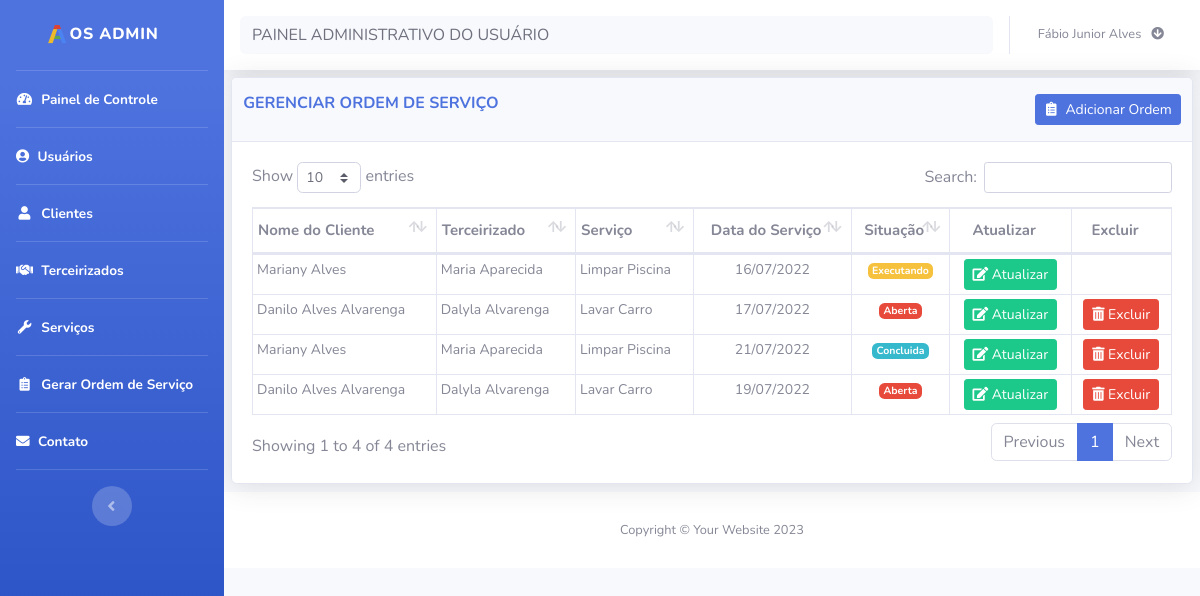
Page /ordem.php (signed in) on the committed database.
### tables this page shows
CREATE TABLE `ordem` (
  `cod` int(11) NOT NULL,
  `cod_cliente` int(11) NOT NULL,
  `cod_terceirizado` int(11) NOT NULL,
  `cod_servico` int(11) NOT NULL,
  `data_servico` date NOT NULL,
  `status` int(11) NOT NULL,
  `data` date NOT NULL
);

CREATE TABLE `cliente` (
  `cod` int(11) NOT NULL,
  `nome` varchar(100) NOT NULL,
  `email` varchar(100) NOT NULL,
  `senha` varchar(100) NOT NULL,
  `endereco` varchar(100) NOT NULL,
  `numero` varchar(11) NOT NULL,
  `bairro` varchar(100) NOT NULL,
  `cidade` varchar(100) NOT NULL,
  `telefone` varchar(100) NOT NULL,
  `status` int(11) NOT NULL,
  `perfil` int(11) NOT NULL,
  `data` int(11) NOT NULL
);

CREATE TABLE `terceirizado` (
  `cod` int(11) NOT NULL,
  `nome` varchar(100) NOT NULL,
  `email` varchar(100) NOT NULL,
  `telefone` varchar(100) NOT NULL,
  `senha` varchar(100) NOT NULL,
  `status` int(11) NOT NULL,
  `perfil` int(11) NOT NULL,
  `data` date NOT NULL
);

CREATE TABLE `servico` (
  `cod` int(11) NOT NULL,
  `nome` varchar(100) NOT NULL,
  `valor` decimal(10,0) NOT NULL,
  `data` date NOT NULL
);

### bd/bd_ordem.php (called while the page is built, shortened)
<?php
function listaOrdem(){
    $conexao = conecta_db();
    $ordem = array();
    $query = "SELECT
              o.cod AS cod,
              c.nome AS nome_cliente,
              t.nome AS nome_terceirizada,
              s.nome AS nome_servico,
              o.data_servico AS data_servico,
              o.status AS status
              FROM  ordem o,servico s, cliente c, terceirizado t
              where o.cod_cliente = c.cod AND
                    o.cod_servico = s.cod AND
                    o.cod_terceirizado = t.cod
              ORDER by o.status ASC";
    $resultado = mysqli_query($conexao,$query);
    while($dados = mysqli_fetch_array($resultado)) {
      array_push($ordem,$dados);
    }
    return $ordem;
}
?>

### ordem.php (the view, shortened to what this page needs)
<?php
require_once('header.php');
require_once('sidebar.php');
?>
<div id="content">
    <?php require_once('navbar.php');?>
    <div class="container-fluid">
        <div class="card shadow mb-2">
            <div class="card-header py-3">
                <div class="row">
                    <div class="col-md-8">
                        <h6 class="m-0 font-weight-bold text-primary" id="title">GERENCIAR ORDEM DE SERVIÇO</h6>
                    </div>
                    <div class="col-md-4 card_button_title">
                        <a title="Adicionar nova ordem" href="cad_ordem.php"><button type="button" class="btn btn-primary btn-sm card_button_title" data-toggle="modal" id=" "> <i class="fas fa-fw fa-clipboard-list">&nbsp;</i> Adicionar Ordem</button></a>
                    </div>
                </div>
            </div>
            <div class="card-body">
                <div class="table-responsive">
                    <table class="table table-bordered" id="dataTable" width="100%" cellspacing="0">
                        <thead>
                            <tr>
                                <th>Nome do Cliente</th>
                                <th>Terceirizado</th>
                                <th>Serviço</th>
                                <th class="text-center">Data do Serviço</th>
                                <th class="text-center">Situação</th>
                                <th class="text-center" data-orderable="false">Atualizar</th>
                                <th class="text-center" data-orderable="false">Excluir</th>
                            </tr>
                        </thead>
                        <tbody>
                            <?php
                            require_once ("bd/bd_ordem.php");
                            $ordem = listaOrdem();
                            foreach($ordem as $dados):
                                ?>
                                <tr>
                                    <td><?= $dados[1] ?></td>
                                    <td><?= $dados[2] ?></td>
                                    <td><?= $dados[3] ?></td>
                                    <td class="text-center"><?= date('d/m/Y',strtotime($dados[4]))?></td>
                                    <td class="text-center"><?= ($dados[5] == 1) ? '<span class="badge badge-danger">Aberta</span>' : (($dados[5] == 2)?'<span class="badge badge-warning">Executando</span>':'<span class="badge badge-info">Concluida</span>') ?></td>
                                    <td class="text-center">
                                        <a title="Atualizar" href="editar_ordem.php?cod=<?=$dados[0]; ?>" class="btn btn-sm btn-success"><i class="fas fa-edit">&nbsp;</i>Atualizar</a>
                                    </td>
                                    <td class="text-center">
                                    <?php if (($dados[5] == 1) or ($dados[5] == 3)):?>
                                        <a title="Excluir" href="javascript(void)" data-toggle="modal" data-target="#excluir-<?=$dados[0];?>" class="btn btn-sm btn-danger"><i class="fas fa-trash-alt">&nbsp;</i>Excluir</a>
                                    <?php endif ?>
                                    </td>
                                </tr>
                            <?php endforeach ?>
                        </tbody>
                    </table>
                </div>
            </div>
        </div>
    </div>
    <?php
    require_once('footer.php');
    ?>

### header.php (shortened to what this page needs)
<!DOCTYPE html>
<html lang="pt-br">
<head>
    <link href="vendor/fontawesome-free/css/all.min.css" rel="stylesheet" type="text/css">
    <link href="css/sb-admin-2.css" rel="stylesheet">
    <link href="css/custom.css" rel="stylesheet">
    <link href="vendor/datatables/dataTables.bootstrap4.min.css" rel="stylesheet">
</head>
<body id="page-top">
    <div id="wrapper">

### sidebar.php
<ul class="navbar-nav bg-gradient-primary sidebar sidebar-dark accordion" id="accordionSidebar">
    <a class="sidebar-brand d-flex align-items-center justify-content-center" href="home.php">
        <div class="sidebar-brand-text mx-3"><img class = "img-dashbord" src="img/favicon-alvina.png">OS Admin</div>
    </a>
    <hr class="sidebar-divider my-0">
    <li class="nav-item active">
        <a class="nav-link" href="home.php">
            <i class="fas fa-fw fa-tachometer-alt"></i>
            <span>Painel de Controle</span></a>
        </li>
        <?php
        if($_SESSION['perfil']== 1){
           ?>
           <hr class="sidebar-divider my-0">
           <li class="nav-item active">
            <a class="nav-link" href="usuario.php">
                <i class="fa fa-user-circle"></i>
                <span>Usuários</span></a>
            </li>
            <hr class="sidebar-divider my-0">
            <li class="nav-item active">
                <a class="nav-link" href="cliente.php">
                    <i class="fas fa-fw fa-user"></i>
                    <span>Clientes</span></a>
                </li>
            <hr class="sidebar-divider my-0">
            <li class="nav-item active">
                <a class="nav-link" href="terceirizado.php">
                    <i class="fa fa-handshake"></i>
                    <span>Terceirizados</span></a>
                </li>
                <hr class="sidebar-divider my-0">
                <li class="nav-item active">
                    <a class="nav-link" href="servico.php">
                        <i class="fas fa-fw fa-wrench"></i>
                        <span>Serviços</span></a>
                    </li>
                    <hr class="sidebar-divider my-0">
                    <li class="nav-item active">
                        <a class="nav-link" href="ordem.php">
                            <i class="fas fa-fw fa-clipboard-list"></i>
                            <span>Gerar Ordem de Serviço</span></a>
                        </li>
                        <?php
                    }
                    ?>
                    <hr class="sidebar-divider my-0">
                    <li class="nav-item active">
                        <a class="nav-link" href="contato.php">
                            <i class="fa fa-envelope"></i>
                            <span>Contato</span></a>
                        </li>
                        <hr class="sidebar-divider d-none d-md-block">
                        <div class="text-center d-none d-md-inline">
                            <button class="rounded-circle border-0" id="sidebarToggle"></button>
                        </div>
                    </ul>
                    <div id="content-wrapper" class="d-flex flex-column">

### navbar.php (shortened to what this page needs)
<?php
    if ($_SESSION['perfil']==1) {
        $texto = "PAINEL ADMINISTRATIVO DO USUÁRIO";
    }elseif($_SESSION['perfil']==2){
        $texto = "PAINEL ADMINISTRATIVO DO CLIENTE";
    }else{
        $texto = "PAINEL ADMINISTRATIVO DO TERCEIRIZADO";
    }
?>
<nav class="navbar navbar-expand navbar-light bg-white topbar mb-4 static-top shadow">
    <div class="input-group">
        <input type="text" class="form-control bg-light border-0 small" value="<?=$texto?>" readonly
        aria-label="Search" aria-describedby="basic-addon2">
    </div>
    <ul class="navbar-nav ml-auto">
        <li class="nav-item dropdown no-arrow">
            <a class="nav-link dropdown-toggle" href="#" id="userDropdown" role="button"
            data-toggle="dropdown" aria-haspopup="true" aria-expanded="false">
            <span class="mr-2 d-none d-lg-inline text-gray-600 small"><?php echo $_SESSION['nome_usu']?> &nbsp; <i class="fa fa-arrow-circle-down"></i></span>
        </a>
</li>
</ul>
</nav>

### footer.php (shortened to what this page needs)
    <footer class="sticky-footer bg-white">
        <div class="container my-auto">
            <div class="copyright text-center my-auto">
                <span>Copyright &copy; Your Website 2023</span>
            </div>
        </div>
    </footer>
</div>
</div>
</body>
</html>

### css/custom.css (style rules this page uses)
.card_button_title { float: right; }
.table td, .table th { padding-right: 0; }
.table td { padding: .25rem; font-size: 14px; }
.table_resultfim td, th { padding: .87rem !important; }
.table_result td, th { padding: 1.1rem !important; }
.table th { padding-top: 10px !important; padding-bottom: 10px !important; padding-left: 5px !important; font-size: 15px; }
.table_process td, .table th { padding-right: 0; }

### rows in the picture
ordem: cod_cliente.nome "Danilo Alves Alvarenga", cod_terceirizado.nome "Dalyla Alvarenga", cod_servico.nome "Lavar Carro", data_servico "17/07/2022", status "Aberta"
ordem: cod_cliente.nome "Danilo Alves Alvarenga", cod_terceirizado.nome "Dalyla Alvarenga", cod_servico.nome "Lavar Carro", data_servico "19/07/2022", status "Aberta"
ordem: cod_cliente.nome "Mariany Alves", cod_terceirizado.nome "Maria Aparecida", cod_servico.nome "Limpar Piscina", data_servico "16/07/2022", status "Executando"
ordem: cod_cliente.nome "Mariany Alves", cod_terceirizado.nome "Maria Aparecida", cod_servico.nome "Limpar Piscina", data_servico "21/07/2022", status "Concluida"

### other values in the picture
$_SESSION['nome_usu'] "Fábio Junior Alves"
